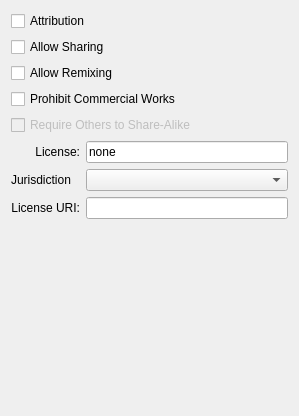
<ui version="4.0" >
 <class>LicenseChooserWidget</class>
 <widget class="QWidget" name="LicenseChooserWidget" >
  <property name="geometry" >
   <rect>
    <x>0</x>
    <y>0</y>
    <width>299</width>
    <height>416</height>
   </rect>
  </property>
  <property name="windowTitle" >
   <string>Form</string>
  </property>
  <layout class="QVBoxLayout" >
   <item>
    <widget class="QCheckBox" name="attributionCheckBox" >
     <property name="text" >
      <string>Attribution</string>
     </property>
    </widget>
   </item>
   <item>
    <widget class="QCheckBox" name="sharingCheckBox" >
     <property name="text" >
      <string>Allow Sharing</string>
     </property>
    </widget>
   </item>
   <item>
    <widget class="QCheckBox" name="remixingCheckBox" >
     <property name="text" >
      <string>Allow Remixing</string>
     </property>
    </widget>
   </item>
   <item>
    <widget class="QCheckBox" name="noCommercialCheckBox" >
     <property name="text" >
      <string>Prohibit Commercial Works</string>
     </property>
    </widget>
   </item>
   <item>
    <widget class="QCheckBox" name="shareAlikeCheckBox" >
     <property name="text" >
      <string>Require Others to Share-Alike</string>
     </property>
     <property name="enabled" >
       <bool>false</bool>
     </property>
    </widget>
   </item>
   <item>
    <layout class="QHBoxLayout" >
     <item>
      <layout class="QVBoxLayout" >
       <item>
        <widget class="QLabel" name="label_2" >
         <property name="text" >
          <string>License:</string>
         </property>
         <property name="alignment" >
          <set>Qt::AlignRight|Qt::AlignTrailing|Qt::AlignVCenter</set>
         </property>
        </widget>
       </item>
       <item>
        <widget class="QLabel" name="label" >
         <property name="text" >
          <string>Jurisdiction</string>
         </property>
        </widget>
       </item>
       <item>
        <widget class="QLabel" name="label_3" >
         <property name="text" >
          <string>License URI:</string>
         </property>
         <property name="alignment" >
          <set>Qt::AlignRight|Qt::AlignTrailing|Qt::AlignVCenter</set>
         </property>
        </widget>
       </item>
      </layout>
     </item>
     <item>
      <layout class="QVBoxLayout" >
       <item>
        <widget class="QLineEdit" name="licenseEdit" >
         <property name="text" >
           <string>none</string>
         </property>
        </widget>
       </item>
       <item>
        <widget class="QComboBox" name="jurisdictionComboBox" >
         <property name="sizePolicy" >
          <sizepolicy vsizetype="Fixed" hsizetype="MinimumExpanding" >
           <horstretch>0</horstretch>
           <verstretch>0</verstretch>
          </sizepolicy>
         </property>
        </widget>
       </item>
       <item>
        <widget class="QLineEdit" name="uriEdit" >
         <property name="enabled" >
          <bool>true</bool>
         </property>
         <property name="text" >
          <string/>
         </property>
        </widget>
       </item>
      </layout>
     </item>
    </layout>
   </item>
   <item>
    <spacer>
     <property name="orientation" >
      <enum>Qt::Vertical</enum>
     </property>
     <property name="sizeHint" >
      <size>
       <width>20</width>
       <height>40</height>
      </size>
     </property>
    </spacer>
   </item>
  </layout>
 </widget>
 <resources/>
 <connections/>
</ui>
